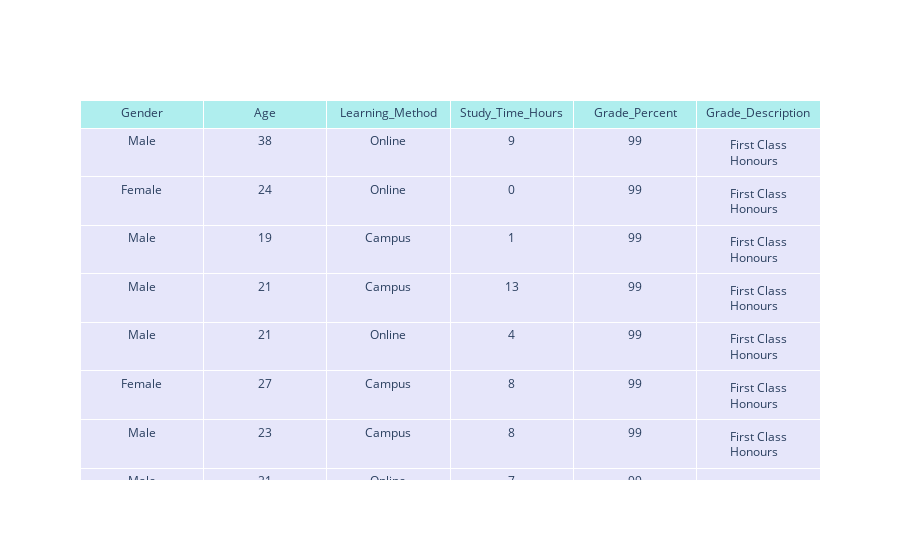

Notebook code for this chart:
### Markdown cell above
The graph displayed above is not very nice to view so I have used plotly to display a nice scrolling table with the same details.

https://plot.ly/python/
https://stackoverflow.com/questions/47923429/how-to-shuffle-a-pandas-dataframe-randomly-by-row

### Code cell
fig = go.Figure(data=[go.Table(
    header=dict(values=list(simulation.columns), # Get column header created above in simulation
                fill_color='paleturquoise', # Add colour
                align='center'), # Align 
    
    # Next fill the table with the data generated from the arrays and round when necessary
    cells=dict(values=[simulation.Gender, simulation.Age, simulation.Learning_Method, simulation.Study_Time_Hours.round(),
                      simulation.Grade_Percent.round(), simulation.Grade_Description],
               fill_color='lavender', # Add colour
               align='center')) # Align
])
fig.show() # Display Graph

### Figure 1 — Plotly figure (JSON) as saved in the notebook; plotly's stock layout.template omitted (floating-point values rounded to 4 significant figures; data arrays with more than 128 entries replaced by an {"elided": "..."} marker saying what was removed)
{"data": [{"cells": {"align": "center", "fill": {"color": "lavender"}, "values": {"elided": "6x200 mixed values"}}, "header": {"align": "center", "fill": {"color": "paleturquoise"}, "values": ["Gender", "Age", "Learning_Method", "Study_Time_Hours", "Grade_Percent", "Grade_Description"]}, "type": "table"}], "layout": {}}
